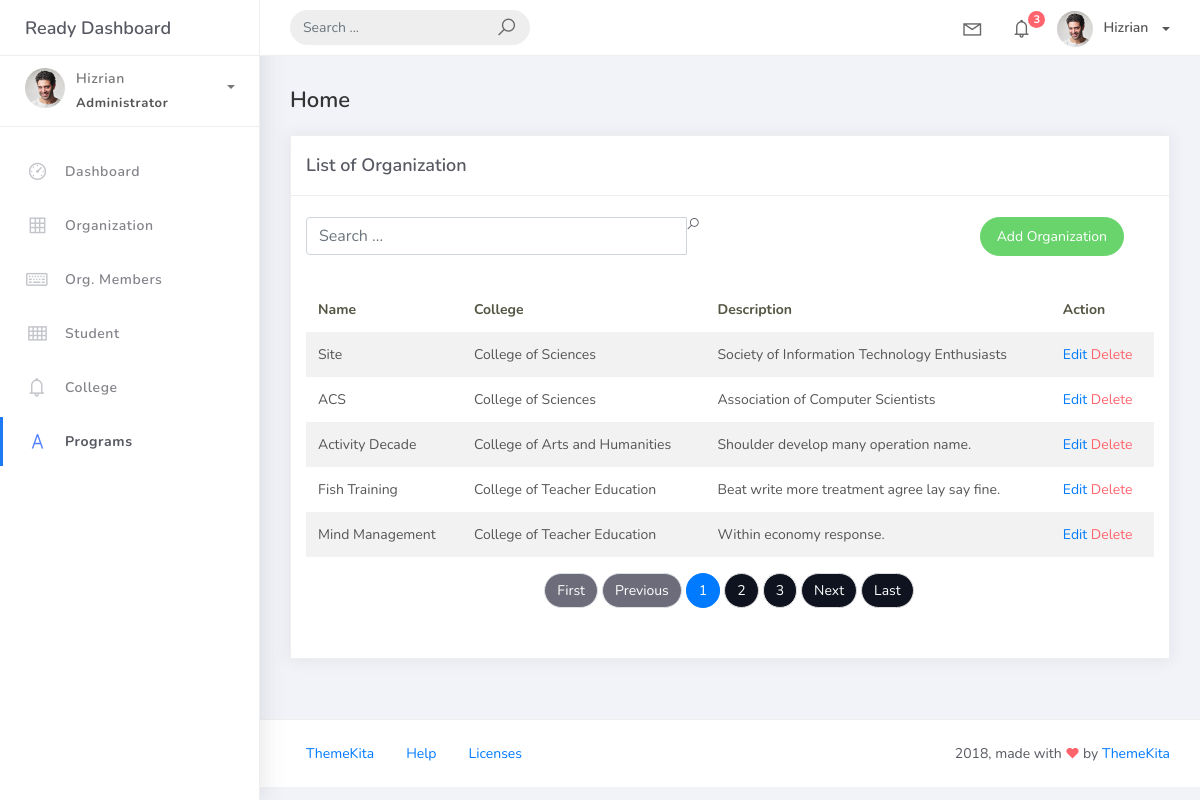
Screenshot of /organization_list with the database file from the repository.
### studentorg/models.py (models this page shows, shortened)
class BaseModel (models.Model ):
    create_at = models.DateTimeField(auto_now_add=True, db_index=True)
    updated_at = models.DateTimeField(auto_now=True)
    class Meta:
        abstract = True

class Organization(BaseModel):
    name = models.CharField(max_length=250)
    college = models.ForeignKey(College, null=True, blank=True, on_delete=models.CASCADE)
    description = models.CharField(max_length=500)

class College(BaseModel):
    college_name = models.CharField(max_length=150)
    def __str__(self):
        return self.college_name

### studentorg/views.py (the view)
# urls.py: path('organization_list', views.OrganizationList.as_view(), name='organization-list'),
class OrganizationList(ListView):
    model = Organization
    content_objective_name = 'organization'
    template_name = 'org_list.html'
    paginate_by = 5
    def get_queryset(self, *args, **kwargs):
         qs = super(OrganizationList, self).get_queryset(*args, **kwargs)
         if self.request.GET.get("q") != None:
             query = self.request.GET.get('q')
             qs = qs.filter(Q(name__icontains=query) |
                            Q(description__icontains=query))
         return qs

### templates/org_list.html (shortened to what this page needs)
{% extends 'base.html' %} {% load static %} {% block content %}
<div class="content">
    <div class="container-fluid">
        <h4 class="page-title">Home</h4>
        <div class="row">
            <div class="col-md-12">
                <div class="card">
                    <div class="card-header">
                        <div class="card-title">List of Organization</div>
                    </div>
                    <br />
                          <div class="col-md-12 row">
                            <div class="col-md-6">
                                    <div class="input-group">
                                        <input type="text" placeholder="Search ..." class="form-control" name="q" />
                                        <div class="input-group-append">
                                            <span class="la la-search search-icon"></i>
                                            </span>
                                        </div>
                                    </div>
                            </div>
                            <div class="col-md-6">
                                <div class="pull-right">
                                    <a href="{% url 'organization-add' %}" class="btn btn-success btn-rounded">Add Organization</a>
                                </div>
                            </div>
                          </div>
                    <div class="card-body">
                        <table class="table table-striped mt-3">
                            <thead>
                                <tr>
                                    <th scope="col">Name</th>
                                    <th scope="col">College</th>
                                    <th scope="col">Description</th>
                                    <th scope="col">Action</th>
                                </tr>
                            </thead>
                            <tbody>
                                {% for object in object_list %}
                                <tr>
                                    <td>{{ object.name }}</td>
                                    <td>{{ object.college }}</td>
                                    <td>{{ object.description }}</td>
                                   <td>
                                    <a href="organization_list/{{ object.id }}">Edit</a>
                                    <a href="organization_list/{{ object.id }}/delete" class="text-danger">Delete</a>
                                   </td>
                                </tr>
                                {% empty %}
                                <tr>
                                    <td colspan="4" style="text-align: center">
                                        <p class="text-sm font-weight-bold mb-0">No Record Found</p>
                                    </td>
                                </tr>
                                {% endfor %}
                            </tbody>
                        </table>
                        {% include 'includes/pagination.html' %}
                    </div>
                </div>
            </div>
        </div>
    </div>
</div>
{% endblock %}

### rows the page displays
Organization: name "Site", college "College of Sciences", description "Society of Information Technology Enthusiasts"
Organization: name "ACS", college "College of Sciences", description "Association of Computer Scientists"
Organization: name "Activity Decade", college "College of Arts and Humanities", description "Shoulder develop many operation name."
Organization: name "Fish Training", college "College of Teacher Education", description "Beat write more treatment agree lay say fine."
Organization: name "Mind Management", college "College of Teacher Education", description "Within economy response."

### other values shown
{{ page_num }} "1"
{{ page_num }} "2" "3"
